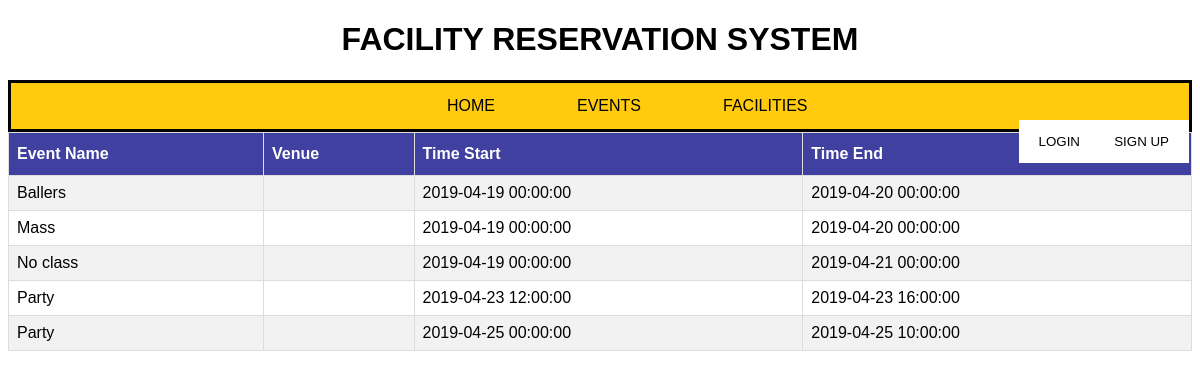
The app's page /php/event_page_home.php, older data.
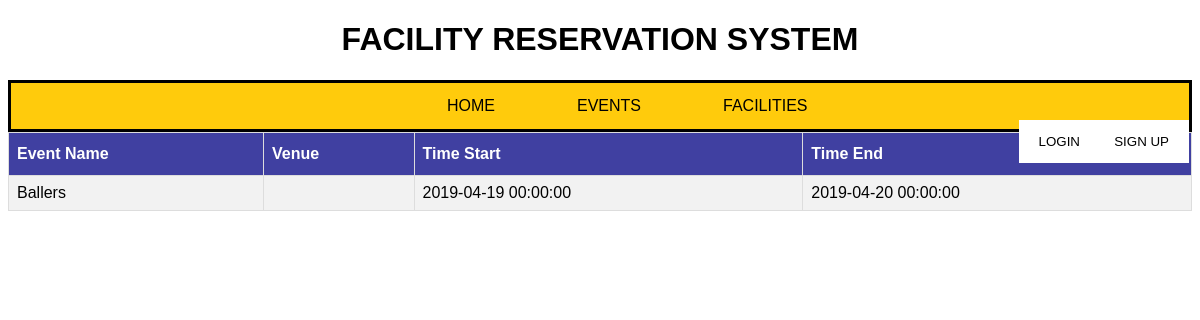
The same page, newer data.
### tables this page shows
CREATE TABLE `reservation` (
  `resID` int(100) NOT NULL,
  `user_ID` int(11) NOT NULL,
  `title` varchar(255) NOT NULL,
  `Venue` varchar(100) NOT NULL,
  `start_event` datetime NOT NULL,
  `end_event` datetime NOT NULL,
  `status` varchar(100) NOT NULL DEFAULT 'Pending'
);

### php/event_page_home.php (the view, shortened to what this page needs)
<?php include('DBConnector.php'); ?>
<!DOCTYPE html>
<html>
<head>
  <link rel="stylesheet" type="text/css" href="../stylesheet/style.css">
  <h1>FACILITY RESERVATION SYSTEM</h1>
</head>
<body>
  <ul class="menu">
    <li class="home_index"><a href="../index.html" class="home">HOME</a></li>
    <li class="events_index"><a href="event_page_home.php" class="events">EVENTS</a></li>
    <li class="faci_index"><a href="list_facilities_home.php" class="faci">FACILITIES</a></li>
  </ul>
    <table id="customers">
        <tr>
          <th>Event Name</th>
          <th>Venue</th>
          <th>Time Start</th>
          <th>Time End</th>
        </tr>
    <?php
      $sql = "SELECT * FROM reservation WHERE status LIKE 'Approved'";
      $result = $conn-> query($sql);
      if ($result-> num_rows > 0){
        while ($row = $result-> fetch_assoc()){
          echo "<tr>
              <td>" . $row["title"] . "</td>
              <td>" . $row["Venue"] . "</td>
              <td>"  . $row["start_event"] . "</td>
              <td>" . $row["end_event"] . "</td>
              </tr>";
        }
        echo "</table>";
      }else{
        echo "0 result";
      }
    ?>
  <button onclick="document.getElementById('id01').style.display='block'" style="width:auto;" class="loginB">LOGIN</button>
  <button onclick="document.getElementById('id02').style.display='block'" style="width:auto;" class="signupB">SIGN UP</button>
</body>
</html>

### stylesheet/style.css (style rules this page uses)
h1 { text-align: center; }
ul.menu { list-style-type: none; margin: 0px; padding: 0; overflow: hidden; background-color:#ffcb0c; border-style: solid; }
li.home_index { float: left; margin-right: -450px; margin-left: 420px; }
li.events_index { float: left; margin-right: -450px; margin-left: 500px; }
li.faci_index { float: left; margin-right: -450px; margin-left: 500px; }
li a.home { display: block; color: black; text-align: center; padding: 14px 16px; text-decoration: none; font-style: bold; }
li a.events { display: block; color: black; text-align: center; padding: 14px 16px; text-decoration: none; font-style: bold; }
li a.faci { display: block; color: black; text-align: center; padding: 14px 16px; text-decoration: none; font-style: bold; }
body { font-family: Arial, Helvetica, sans-serif; }
button.loginB { background-color: white; color: black; padding: 14px 20px; position: fixed; right: 0; top: 50%; width: 8em; margin-top: -21em; margin-right: 100px; border: none; cursor: pointer; width: 100%; }
button.signupB { background-color: white; color: black; padding: 14px 20px; position: fixed; right: 0; top: 50%; width: 8em; margin-top: -21em; margin-right: 11px; border: none; cursor: pointer; width: 100%; }
#customers { font-family: "Trebuchet MS", Arial, Helvetica, sans-serif; border-collapse: collapse; width: 100%; }
#customers td, #customers th { border: 1px solid #ddd; padding: 8px; }
#customers tr:nth-child(even) { background-color: #f2f2f2; }
#customers th { padding-top: 12px; padding-bottom: 12px; text-align: left; background-color: #4040a1; color: white; }

Row changes from the older to the newer data that the page shows:
removed reservation: title "Mass", start_event "2019-04-19 00:00:00", end_event "2019-04-20 00:00:00"
removed reservation: title "No class", start_event "2019-04-19 00:00:00", end_event "2019-04-21 00:00:00"
removed reservation: title "Party", start_event "2019-04-23 12:00:00", end_event "2019-04-23 16:00:00"
removed reservation: title "Party", start_event "2019-04-25 00:00:00", end_event "2019-04-25 10:00:00"
